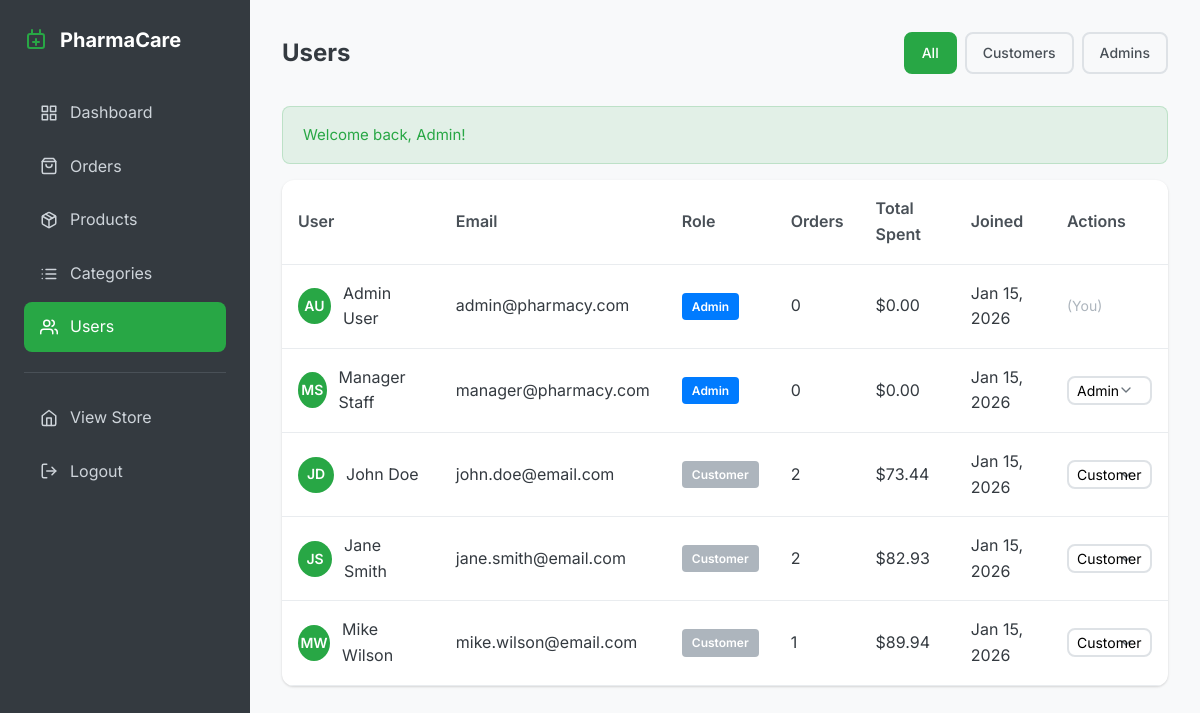
The page /admin/users.php (signed in) on the database its author committed.
### tables this page shows
CREATE TABLE users (
    id INT PRIMARY KEY AUTO_INCREMENT,
    email VARCHAR(255) NOT NULL UNIQUE,
    password VARCHAR(255) NOT NULL,
    first_name VARCHAR(100) NOT NULL,
    last_name VARCHAR(100) NOT NULL,
    phone VARCHAR(20),
    address TEXT,
    role ENUM('customer', 'admin') DEFAULT 'customer',
    created_at TIMESTAMP DEFAULT CURRENT_TIMESTAMP
);

### admin/users.php (the view, shortened to what this page needs)
<?php
require_once __DIR__ . '/../includes/functions.php';
$roleFilter = isset($_GET['role']) ? sanitize($_GET['role']) : '';
try {
    $sql = "SELECT u.*, COUNT(o.id) as order_count, COALESCE(SUM(o.total_amount), 0) as total_spent
            FROM users u
            LEFT JOIN orders o ON u.id = o.user_id AND o.status != 'cancelled'";
    $sql .= " GROUP BY u.id ORDER BY u.created_at DESC";
    $stmt = $pdo->prepare($sql);
    if ($roleFilter && in_array($roleFilter, ['customer', 'admin'])) {
        $stmt->execute([$roleFilter]);
    } else {
        $stmt->execute();
    }
    $users = $stmt->fetchAll();
} catch (PDOException $e) {
    $users = [];
}
?>
<!DOCTYPE html>
<html lang="en">
<head>
    <link rel="stylesheet" href="<?php echo getBaseUrl(); ?>/assets/css/style.css">
</head>
<body>
    <div class="admin-layout">
        <?php include __DIR__ . '/includes/sidebar.php'; ?>
        <main class="admin-main">
            <div class="admin-header">
                <h1 class="admin-title">Users</h1>
                <div class="d-flex gap-1">
                    <a href="?role=" class="btn btn-sm <?php echo !$roleFilter ? 'btn-primary' : 'btn-outline'; ?>">All</a>
                    <a href="?role=customer" class="btn btn-sm <?php echo $roleFilter === 'customer' ? 'btn-primary' : 'btn-outline'; ?>">Customers</a>
                    <a href="?role=admin" class="btn btn-sm <?php echo $roleFilter === 'admin' ? 'btn-primary' : 'btn-outline'; ?>">Admins</a>
                </div>
            </div>
            <?php echo displayFlashMessages(); ?>
            <div class="admin-card">
                <div class="table-responsive">
                    <table class="admin-table">
                        <thead>
                            <tr>
                                <th>User</th>
                                <th>Email</th>
                                <th>Role</th>
                                <th>Orders</th>
                                <th>Total Spent</th>
                                <th>Joined</th>
                                <th>Actions</th>
                            </tr>
                        </thead>
                        <tbody>
                            <?php if (empty($users)): ?>
                                <tr><td colspan="7" class="text-center">No users found</td></tr>
                            <?php else: ?>
                                <?php foreach ($users as $user): ?>
                                    <tr>
                                        <td>
                                            <div style="display: flex; align-items: center; gap: 0.75rem;">
                                                <div style="width: 36px; height: 36px; border-radius: 50%; background: var(--primary-color); color: white; display: flex; align-items: center; justify-content: center; font-weight: 600; font-size: 0.875rem;">
                                                    <?php echo strtoupper(substr($user['first_name'], 0, 1) . substr($user['last_name'], 0, 1)); ?>
                                                </div>
                                                <span><?php echo sanitize($user['first_name'] . ' ' . $user['last_name']); ?></span>
                                            </div>
                                        </td>
                                        <td><?php echo sanitize($user['email']); ?></td>
                                        <td>
                                            <span class="badge <?php echo $user['role'] === 'admin' ? 'badge-primary' : 'badge-secondary'; ?>">
                                                <?php echo ucfirst($user['role']); ?>
                                            </span>
                                        </td>
                                        <td><?php echo (int)$user['order_count']; ?></td>
                                        <td><?php echo formatPrice($user['total_spent']); ?></td>
                                        <td><?php echo formatDate($user['created_at'], 'M d, Y'); ?></td>
                                        <td>
                                            <?php if ($user['id'] !== $_SESSION['user_id']): ?>
                                                <form action="" method="POST" style="display: inline;">
                                                    <select name="role" class="form-control" style="width: auto; display: inline-block; padding: 0.25rem 0.5rem; font-size: 0.875rem;" onchange="this.form.submit()">
                                                        <option value="customer" <?php echo $user['role'] === 'customer' ? 'selected' : ''; ?>>Customer</option>
                                                        <option value="admin" <?php echo $user['role'] === 'admin' ? 'selected' : ''; ?>>Admin</option>
                                                    </select>
                                                </form>
                                            <?php else: ?>
                                                <span style="color: var(--gray-500); font-size: 0.875rem;">(You)</span>
                                            <?php endif; ?>
                                        </td>
                                    </tr>
                                <?php endforeach; ?>
                            <?php endif; ?>
                        </tbody>
                    </table>
                </div>
            </div>
        </main>
    </div>
</body>
</html>

### assets/css/style.css (style rules this page uses)
:root { --primary-color: #28a745; --primary-dark: #218838; --secondary-color: #007bff; --secondary-dark: #0056b3; --danger-color: #dc3545; --warning-color: #ffc107; --info-color: #17a2b8; --success-color: #28a745; --light-color: #f8f9fa; --dark-color: #343a40; --gray-100: #f8f9fa; --gray-200: #e9ecef; --gray-300: #dee2e6; --gray-400: #ced4da; --gray-500: #adb5bd; --gray-600: #6c757d; --gray-700: #495057; --gray-800: #343a40; --gray-900: #212529; --white: #ffffff; --black: #000000; --font-family: 'Inter', -apple-system, BlinkMacSystemFont, 'Segoe UI', Roboto, Oxygen, Ubuntu, sans-serif; --shadow-sm: 0 1px 2px 0 rgba(0, 0, 0, 0.05); --shadow: 0 1px 3px 0 rgba(0, 0, 0, 0.1), 0 1px 2px 0 rgba(0, 0, 0, 0.06); --shadow-md: 0 4px 6px -1px rgba(0, 0, 0, 0.1), 0 2px 4px -1px rgba(0, 0, 0, 0.06); --shadow-lg: 0 10px 15px -3px rgba(0, 0, 0, 0.1), 0 4px 6px -2px rgba(0, 0, 0, 0.05); --border-radius: 8px; --border-radius-sm: 4px; --border-radius-lg: 12px; --transition: all 0.3s ease; }
*, *::before, *::after { box-sizing: border-box; margin: 0; padding: 0; }
html { font-size: 16px; scroll-behavior: smooth; }
body { font-family: var(--font-family); font-size: 1rem; line-height: 1.6; color: var(--gray-800); background-color: var(--gray-100); min-height: 100vh; display: flex; flex-direction: column; }
a { color: var(--secondary-color); text-decoration: none; transition: var(--transition); }
input, textarea, select { font-family: inherit; font-size: inherit; }
.btn { display: inline-flex; align-items: center; justify-content: center; gap: 0.5rem; padding: 0.75rem 1.5rem; font-size: 1rem; font-weight: 500; border-radius: var(--border-radius); transition: var(--transition); cursor: pointer; text-align: center; }
.btn-primary { background-color: var(--primary-color); color: var(--white); border: 2px solid var(--primary-color); }
.btn-outline { background-color: transparent; color: var(--gray-700); border: 2px solid var(--gray-300); }
.btn-sm { padding: 0.5rem 1rem; font-size: 0.875rem; }
.form-control { width: 100%; padding: 0.75rem 1rem; border: 2px solid var(--gray-300); border-radius: var(--border-radius); font-size: 1rem; transition: var(--transition); background-color: var(--white); }
select.form-control { appearance: none; background-repeat: no-repeat; background-position: right 1rem center; padding-right: 2.5rem; }
.badge { display: inline-flex; align-items: center; padding: 0.25rem 0.625rem; font-size: 0.75rem; font-weight: 600; border-radius: var(--border-radius-sm); }
.badge-primary { background-color: var(--secondary-color); color: var(--white); }
.badge-secondary { background-color: var(--gray-500); color: var(--white); }
.table-responsive { overflow-x: auto; }
.admin-layout { display: flex; min-height: 100vh; }
.admin-main { flex: 1; padding: 2rem; background-color: var(--gray-100); }
.admin-header { display: flex; justify-content: space-between; align-items: center; margin-bottom: 2rem; flex-wrap: wrap; gap: 1rem; }
.admin-title { font-size: 1.5rem; font-weight: 700; color: var(--gray-800); }
.admin-card { background-color: var(--white); border-radius: var(--border-radius-lg); box-shadow: var(--shadow); overflow: hidden; }
.admin-table { width: 100%; border-collapse: collapse; }
.admin-table th, .admin-table td { padding: 1rem; text-align: left; border-bottom: 1px solid var(--gray-200); }
.admin-table th { font-weight: 600; color: var(--gray-700); background-color: var(--gray-50); }
.d-flex { display: flex; }
.gap-1 { gap: 0.5rem; }

### rows shown on the page
users: first_name+last_name "AU", first_name+last_name "Admin User", email "admin@pharmacy.com", role "Admin", order_count "0", total_spent "$0.00", created_at "Jan 15, 2026", shows "(You)"
users: first_name+last_name "MS", first_name+last_name "Manager Staff", email "manager@pharmacy.com", role "Admin", order_count "0", total_spent "$0.00", created_at "Jan 15, 2026"
users: first_name+last_name "JD", first_name+last_name "John Doe", email "john.doe@email.com", role "Customer", order_count "2", total_spent "$73.44", created_at "Jan 15, 2026"
users: first_name+last_name "JS", first_name+last_name "Jane Smith", email "jane.smith@email.com", role "Customer", order_count "2", total_spent "$82.93", created_at "Jan 15, 2026"
users: first_name+last_name "MW", first_name+last_name "Mike Wilson", email "mike.wilson@email.com", role "Customer", order_count "1", total_spent "$89.94", created_at "Jan 15, 2026"

### other values the page prints
$message "Welcome back, Admin!"
